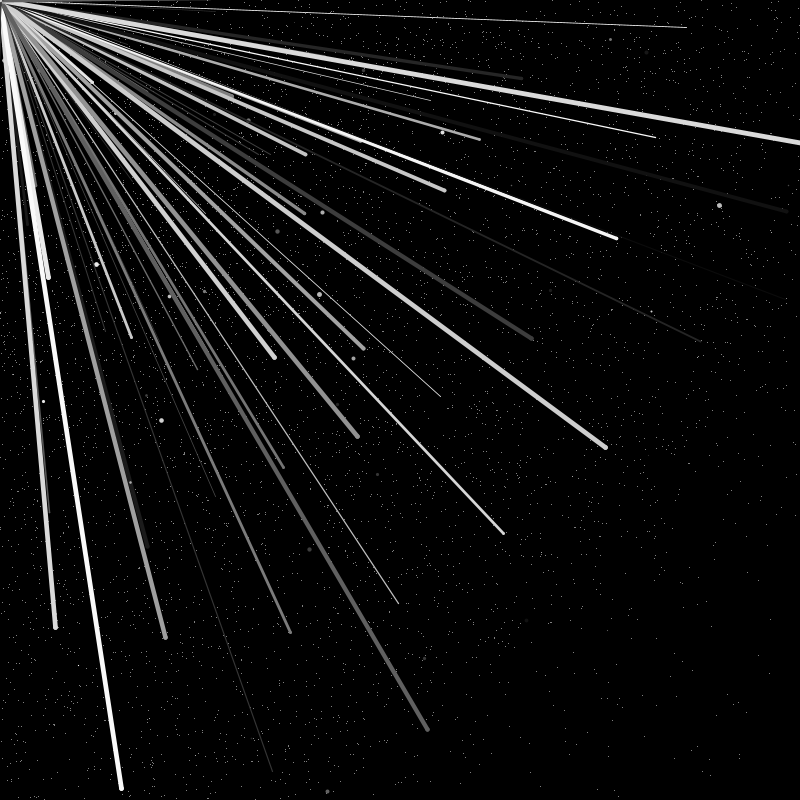
Frame 1 (no input)
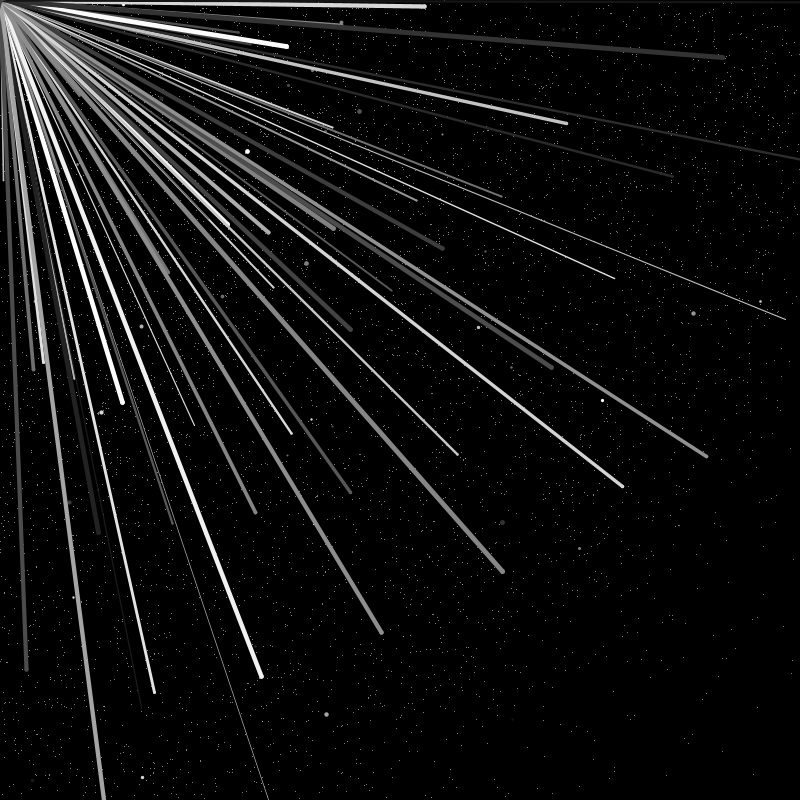
Frame 60 (the mouse pressed at the canvas centre just before this capture)
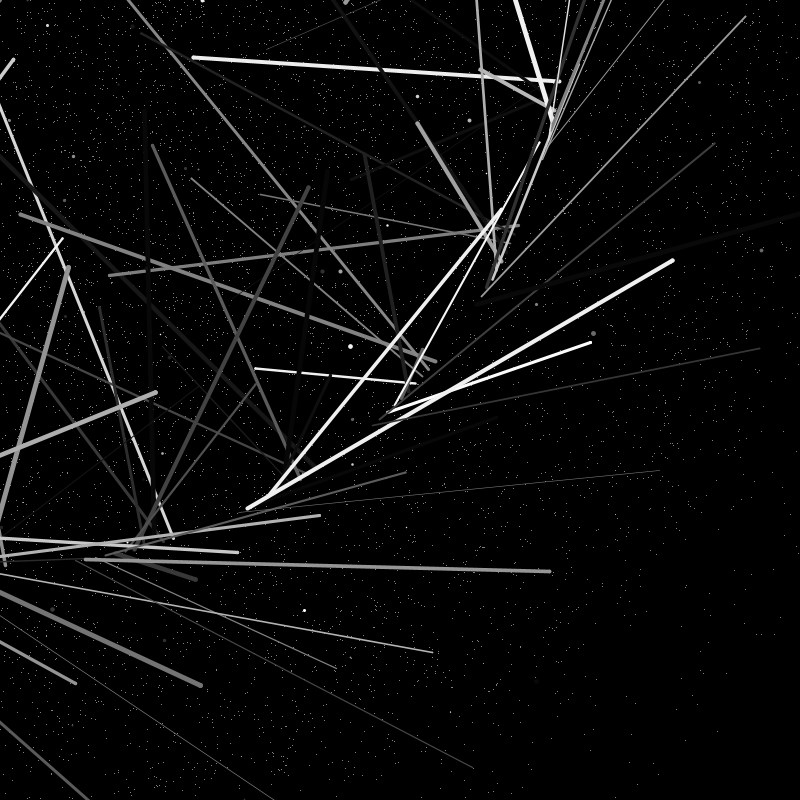
Frame 120 (the mouse held since frame 60 and released just before this capture)

The Processing sketch that drew these frames (run headless with seeded random() and noise(); from frame 60 on, the mouse is pressed at the canvas centre):

// Processing sketch: processing_87705
// ── processing_87705.pde


void setup(){
size(800, 800);
background(0);
smooth();
colorMode(HSB, 360, 100, 100);
}

void draw(){
  background(0);
  for(float i = 30; i<height; i+=2) {
    for ( int j = 0; j <=width; j += 25) {
    noFill();
    stroke(255);
    strokeWeight(1);
    point(i, j);
    point(j, i/2);
    rotate(random(2, 30));
  }
}

for(float k = 1; k<=900; k+=60) {
    for ( int l = 0; l <= width/2; l += 27) {
    noFill();
    stroke(random(0, 360));
    strokeWeight(random(.5, 5));
    point(k, l);
    point(l, k);
    line(mouseX, mouseY, k, l);
    rotate(2);

  }
}
 
}
 
